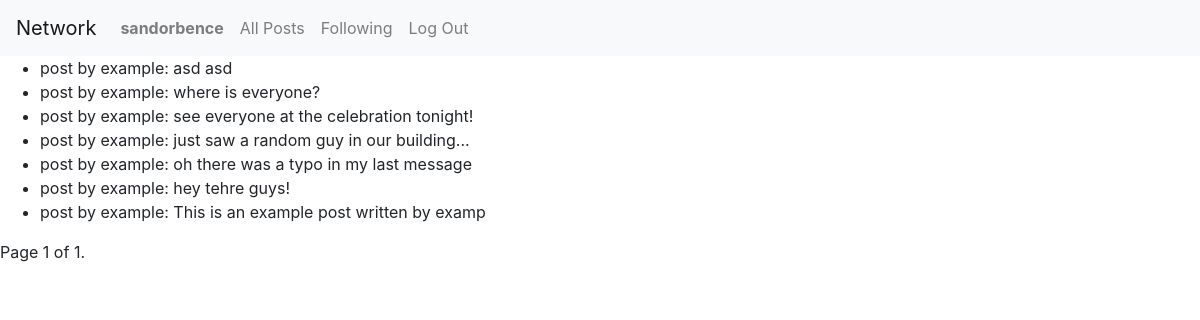
Page /following (signed in) on the committed database.
### network/models.py (models this page shows, shortened)
class User(AbstractUser):
    followers = models.ManyToManyField(
        "self", symmetrical=False, related_name="following")

class Post(models.Model):
    user = models.ForeignKey(
        User, on_delete=models.CASCADE, related_name="posts")
    text = models.CharField(max_length=500)
    date = models.DateTimeField(auto_now_add=True)
    def __str__(self):
        return f"post by {self.user.username}: {self.text[:40]}"

### network/views.py (the view)
# urls.py: path("following", views.following, name="following"),
@login_required
def following(request):
    posts = Post.objects.filter(user__in=[user for user in request.user.following.all()]).order_by("-date")
    paginator = Paginator(posts, 10)
    page_number = request.GET.get("page")
    page_obj = paginator.get_page(page_number)
    return render(request, "network/following.html", {
        "page_obj": page_obj
    })

### network/templates/network/following.html (shortened to what this page needs)
{% extends "network/layout.html" %}
{% load static %}
{% block body %}
<div id="posts-container">
    <ul>
        {% for post in page_obj %}
        <li>{{ post }}</li>
        {% endfor %}
    </ul>
</div>
<div class="pagination-container">
    <ul class="pagination">
        <span class="current">
            Page {{ page_obj.number }} of {{ page_obj.paginator.num_pages }}.
        </span>
    </ul>
</div>
{% endblock %}

### network/templates/network/layout.html (shortened to what this page needs)
{% load static %}
<!DOCTYPE html>
<html lang="en">
    <head>
        <link rel="stylesheet" href="https://stackpath.bootstrapcdn.com/bootstrap/4.4.1/css/bootstrap.min.css">
        <link href="{% static 'network/styles.css' %}" rel="stylesheet">
    </head>
    <body>
        <nav class="navbar navbar-expand-lg navbar-light bg-light">
            <a class="navbar-brand" href="{% url 'index' %}">Network</a>
            <div>
              <ul class="navbar-nav mr-auto">
                {% if user.is_authenticated %}
                    <li class="nav-item">
                        <a class="nav-link" href="{% url 'user_profile' request.user %}"><strong>{{ request.user.username }}</strong></a>
                    </li>
                {% endif %}
                <li class="nav-item">
                  <a class="nav-link" href="{% url 'index' %}">All Posts</a>
                </li>
                {% if user.is_authenticated %}
                    <li class="nav-item">
                        <a class="nav-link" href="{% url 'following' %}">Following</a>
                    </li>
                    <li class="nav-item">
                        <a class="nav-link" href="{% url 'logout' %}">Log Out</a>
                    </li>
                {% endif %}
              </ul>
            </div>
          </nav>
        <div class="body">
            {% block body %}
            {% endblock %}
        </div>
    </body>
</html>

### rows in the picture
User: user.username "sandorbence"
Post: user+text "post by example: asd asd"
Post: user+text "post by example: where is everyone?"
Post: user+text "post by example: see everyone at the celebration tonight!"
Post: user+text "post by example: just saw a random guy in our building..."
Post: user+text "post by example: oh there was a typo in my last message"
Post: user+text "post by example: hey tehre guys!"
Post: user+text "post by example: This is an example post written by examp"

### other values in the picture
{{ page_obj.number }} "1"
{{ page_obj.paginator.num_pages }} "1"
